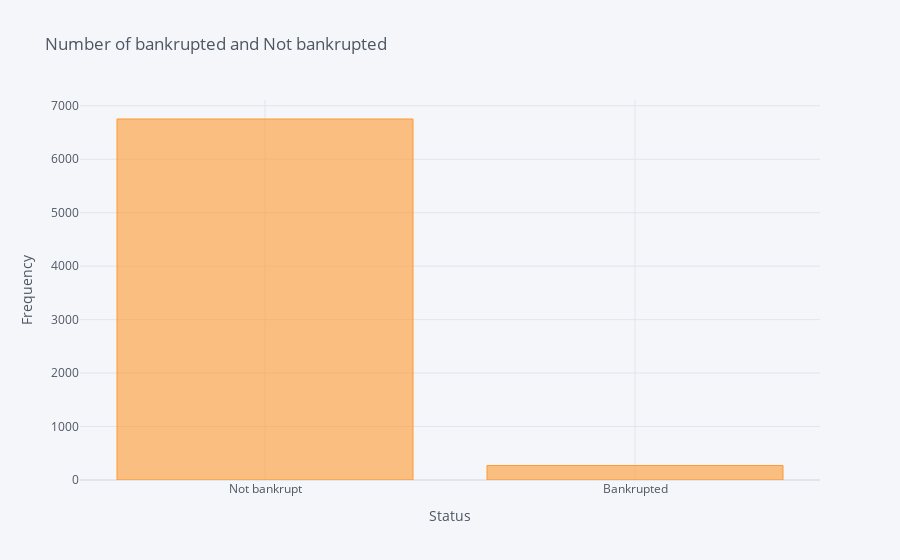

The notebook cell saved with this chart:
### Code cell
c.iplot(kind="bar",title="Number of bankrupted and Not bankrupted",xTitle="Status", yTitle="Frequency" )

### Figure 1 — Plotly figure (JSON) as saved in the notebook; plotly's stock layout.template omitted (floating-point values rounded to 4 significant figures)
{"data": [{"marker": {"color": "rgba(255, 153, 51, 0.6)", "line": {"color": "rgba(255, 153, 51, 1.0)", "width": 1}}, "name": "X1", "orientation": "v", "text": "", "type": "bar", "x": ["Not bankrupt", "Bankrupted"], "y": [6753, 271]}], "layout": {"legend": {"bgcolor": "#F5F6F9", "font": {"color": "#4D5663"}}, "paper_bgcolor": "#F5F6F9", "plot_bgcolor": "#F5F6F9", "title": {"font": {"color": "#4D5663"}, "text": "Number of bankrupted and Not bankrupted"}, "xaxis": {"gridcolor": "#E1E5ED", "showgrid": true, "tickfont": {"color": "#4D5663"}, "title": {"font": {"color": "#4D5663"}, "text": "Status"}, "zerolinecolor": "#E1E5ED"}, "yaxis": {"gridcolor": "#E1E5ED", "showgrid": true, "tickfont": {"color": "#4D5663"}, "title": {"font": {"color": "#4D5663"}, "text": "Frequency"}, "zerolinecolor": "#E1E5ED"}}}
